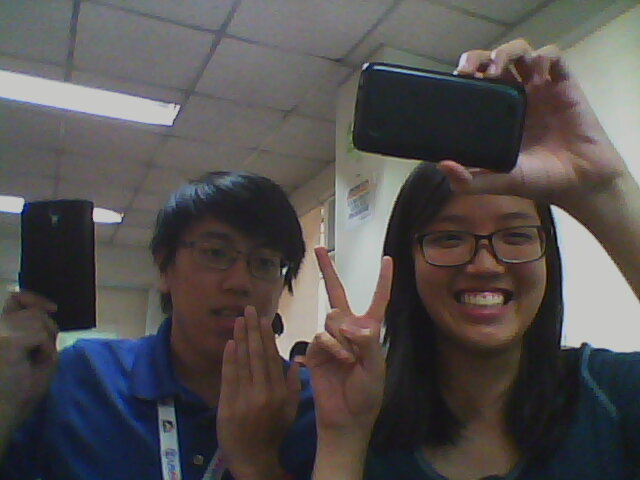
#> input picture lab2/test_pics/webcam1.jpg, 640 x 480 px; its folder holds only this picture in this run
$ python predict_objects.py   (older library calls are emulated)
#> lines starting #> are read from the running program, lines starting #| are printed output that depends on the picture; after the words box and inside, x2 and y2 are one past the last pixel; in counts of white or black regions, pixels touching at a corner belong together
import cv2
import numpy as np
import os
import json
import math


def showImage(winName, image):
    cv2.imshow(winName, image)
    cv2.waitKey(0)
    cv2.destroyAllWindows()

# From:
# http://www.pyimagesearch.com/2015/04/06/zero-parameter-automatic-canny-edge-detection-with-python-and-opencv/


def auto_canny(image, sigma=0.33):
    # compute the median of the single channel pixel intensities
    v = np.median(image)

    # apply automatic Canny edge detection using the computed median
    lower = int(max(0, (1.0 - sigma) * v))
    upper = int(min(255, (1.0 + sigma) * v))
    edged = cv2.Canny(image, lower, upper)

    # return the edged image
    return edged


def calculateProbability(x, mean, stdev):
    exponent = math.exp(-(math.pow(x - mean, 2) / (2 * math.pow(stdev, 2))))
    return (1 / (math.sqrt(2 * math.pi) * stdev)) * exponent


def calculateClassProbabilities(summaries, inputVector):
    probabilities = {}
    for classValue, classSummaries in summaries.items():
        probabilities[classValue] = 1
        for i in range(len(classSummaries)):
            mean, stdev = classSummaries[i]
            x = inputVector[i]
            probabilities[classValue] *= calculateProbability(x, mean, stdev)
    return probabilities


def predict(summaries, inputVector):
    probabilities = calculateClassProbabilities(summaries, inputVector)
    bestLabel, bestProb = None, -1
    for classValue, probability in probabilities.items():
        if bestLabel is None or probability > bestProb:
            bestProb = probability
            bestLabel = classValue
    return bestLabel


def ROI(image, sobel, edges, ROI_dir, processed_dir, predicted_dir, ROI_subdir, img_fn):
    contoured_image, contours, hierarchy = cv2.findContours(
        edges, cv2.RETR_EXTERNAL, cv2.CHAIN_APPROX_SIMPLE)

    image_out = image.copy()

    # Draw bounding boxes enclosing contours in orig image
    for contour in contours:
        # get box bounding contour
        [x, y, w, h] = cv2.boundingRect(contour)

        # discard areas that are too large
        # if h > image.shape[1] * 0.7 and w > image.shape[0] * 0.7:
        #     continue

        # discard areas that are too small (8% of the size of image)
        if h < image.shape[1] * 0.08 or w < image.shape[0] * 0.08:
            continue

        crop_img_sobel = sobel[y:y + h, x:x + w]

        sobel_flat = cv2.resize(crop_img_sobel, (8, 8)).flatten() / 255

        with open('classifier/train_summary.json', 'r') as f:
            train_summary = json.loads(f.read())
        if(predict(train_summary, sobel_flat) == '1'):
            cv2.rectangle(image_out, (x, y), (x + w, y + h), (255, 0, 0), 2)
        else:
            cv2.rectangle(image_out, (x, y), (x + w, y + h), (0, 0, 255), 2)

        # ROI_features.loc[counter] = sobel_flat
        # draw a box around contour on original image

    cv2.imwrite(predicted_dir + img_fn, image_out)


def main():

    # directories
    pictures_dir = "test_pics/"
    ROI_dir = "ROI/"
    processed_dir = "processed/"
    predicted_dir = "predicted/"

    if not os.path.exists(ROI_dir):
        os.makedirs(ROI_dir)

    if not os.path.exists(processed_dir):
        os.makedirs(processed_dir)

    if not os.path.exists(predicted_dir):
        os.makedirs(predicted_dir)

    for file in os.listdir(pictures_dir):
        global img_fn
        global ROI_subdir
        img_fn = file
        ROI_subdir = img_fn.split(".")[0] + "/"

        if not os.path.exists(ROI_dir + ROI_subdir):
            os.makedirs(ROI_dir + ROI_subdir)

        image = cv2.imread(pictures_dir + img_fn)
#> image is the input picture: shape (480, 640, 3); mean B, G, R 80.3, 80.2, 83.9
        gray = cv2.cvtColor(image, cv2.COLOR_BGR2GRAY)
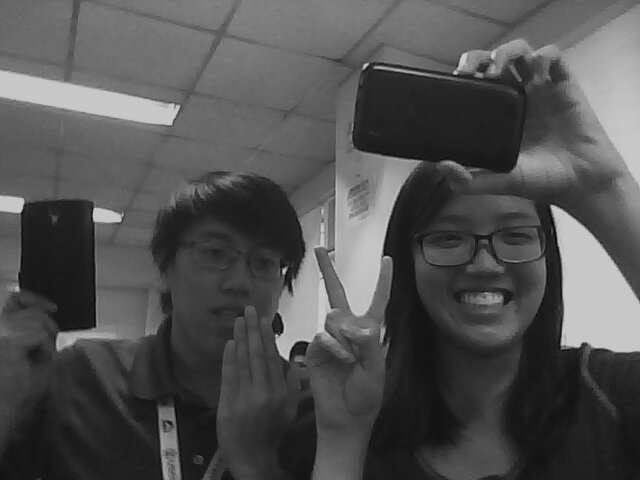
#> gray: shape (480, 640); min 2, max 214, mean 81.3
        blurred = cv2.GaussianBlur(gray, (5, 5), 0)  # Common use case of 5x5
        edges = auto_canny(blurred)
#> in auto_canny, `v = np.median(image)`: v = 75
#> in auto_canny, `lower = int(max(0, (1.0 - sigma) * v))`: lower = 50
#> in auto_canny, `upper = int(min(255, (1.0 + sigma) * v))`: upper = 99
#> in auto_canny, `edged = cv2.Canny(image, lower, upper)`:
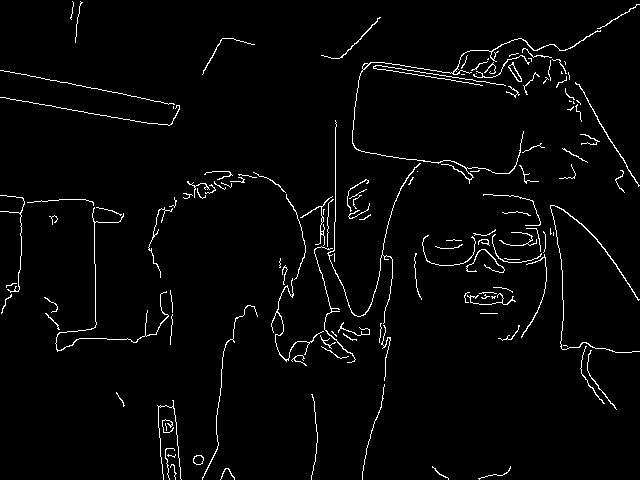
#> edged: shape (480, 640); 2.7% white in thin lines or dots
        # Doing BING -> http://mmcheng.net/bing/
        # ddepth for sobel
        ddepth = cv2.CV_8U
        # Do Sobel for x and y (set dx=1, dy=0, viceversa)
        sobel_x = cv2.Sobel(edges, ddepth, 1, 0)
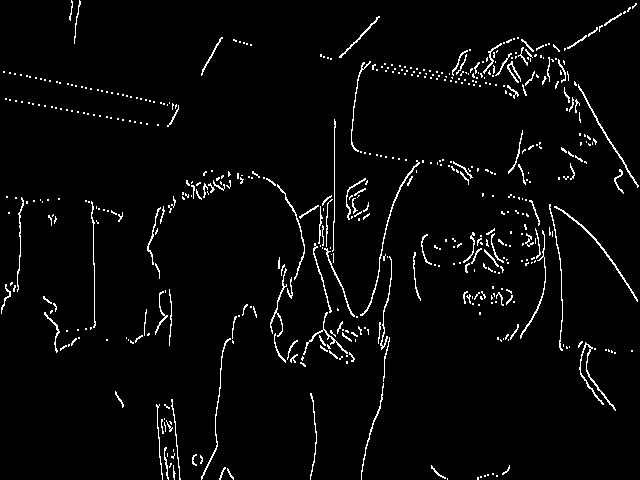
#> sobel_x: shape (480, 640); 3.3% white in thin lines or dots
        sobel_y = cv2.Sobel(edges, ddepth, 0, 1)
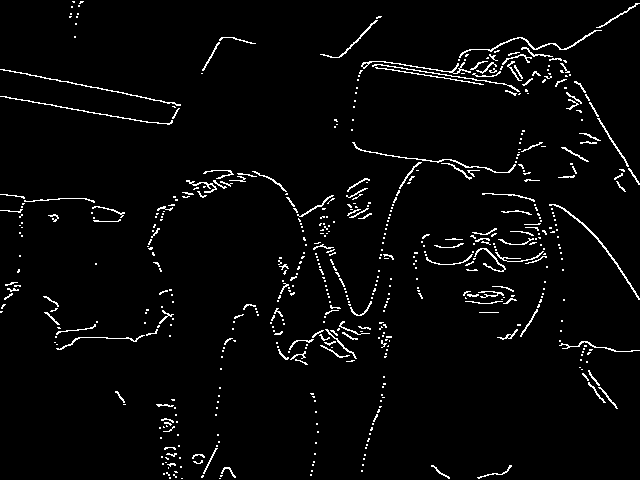
#> sobel_y: shape (480, 640); 3.2% white in thin lines or dots
        # merge sobel dx and dy images via cv2.addWeight with 0.5 alpha/beta,
        # 0 gamma
        sobel = cv2.addWeighted(sobel_x, 0.5, sobel_y, 0.5, 0)
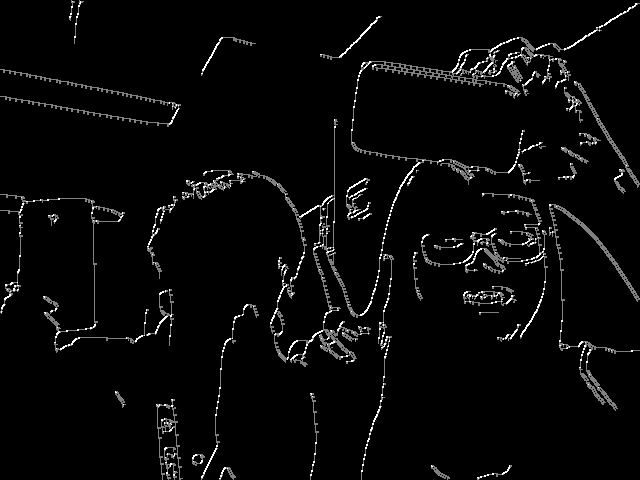
#> sobel: shape (480, 640); min 0, max 255, mean 8.3
        ROI(image, sobel, edges, ROI_dir, processed_dir,
            predicted_dir, ROI_subdir, img_fn)
#> in ROI, `contoured_image, contours, hierarchy = cv2.findContours( edges, cv2.RE..`: contours = 135 contours, 120 with area under 20; largest, box (x1, y1, x2, y2) and area: (352, 30, 601, 184) 130, (508, 62, 522, 82) 90, (550, 205, 640, 353) 86, (193, 455, 204, 465) 76, (575, 82, 640, 187) 52
#> the loop in ROI, `for contour in contours:` made 135 passes; (reads lab2/classifier/train_summary.json from the repository)
#> (x, y, w, h) on passes 1 to 12: (220, 468, 15, 12), (478, 466, 33, 14), (432, 466, 17, 14), (170, 464, 7, 16), (193, 455, 11, 10), (167, 454, 9, 4), (165, 448, 10, 32), (165, 423, 2, 8), (162, 419, 12, 14), (157, 400, 25, 80), (311, 394, 7, 86), (116, 392, 9, 15)
#> (contour, x, y, w, h) on passes 18, 27, 46, 54, 58: ([[563, 345], [566, 345], [567, 346], [566, 345]], 563, 345, 5, 2), ([[480, 313], [497, 313]], 480, 313, 18, 1), ([[334, 253], [334, 261]], 334, 253, 1, 9), ([[553, 232], [553, 235]], 553, 232, 1, 4), ([[550, 228], [550, 234], [551, 233], [550, 232]], 550, 228, 2, 7)
#> after the loop in ROI, `for contour in contours:`:
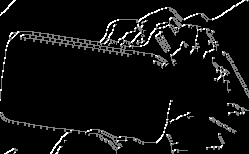
#> crop_img_sobel: shape (154, 249); min 0, max 255, mean 15.7
#> after the loop in ROI, `for contour in contours:`:
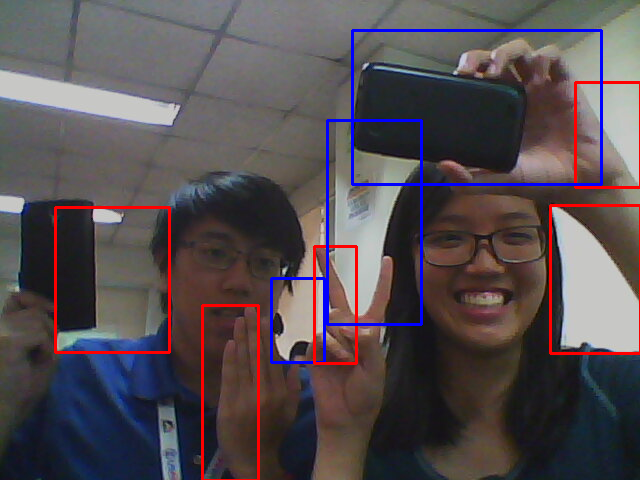
#> image_out: shape (480, 640, 3); 3.46% of pixels changed, all inside (x1, y1, x2, y2) = (54, 29, 640, 480)

if __name__ == '__main__':
    main()
